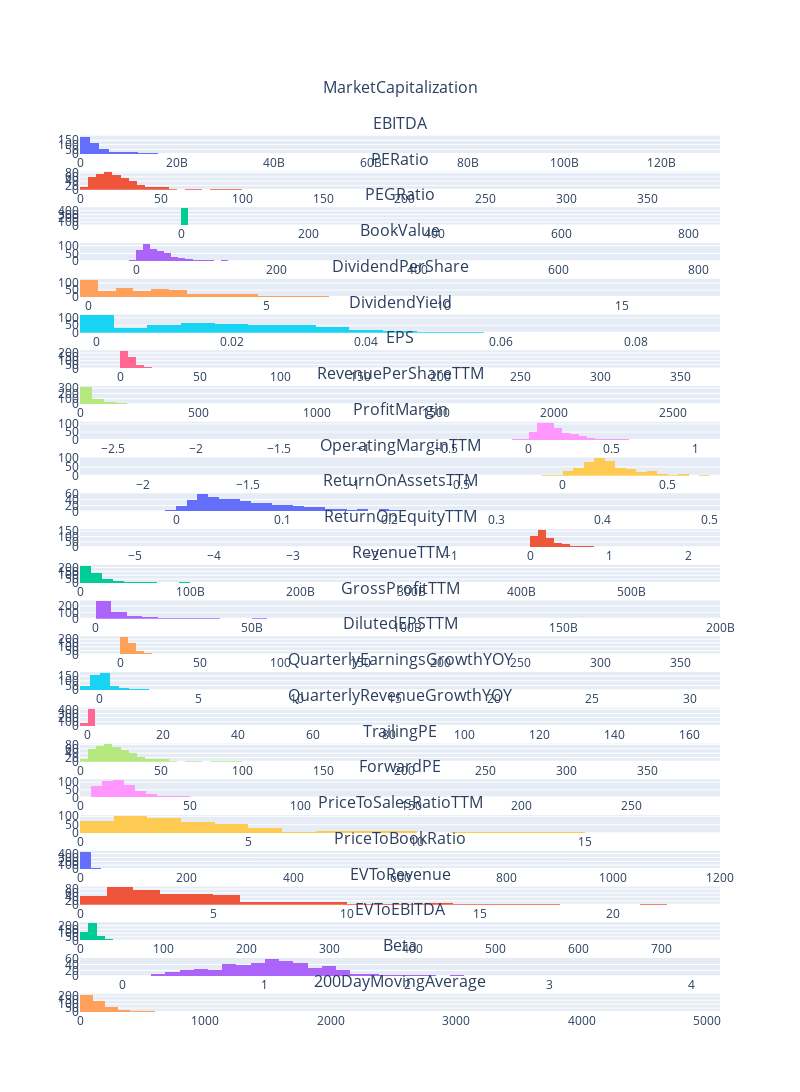

Notebook cell for this chart:
### Markdown cell above
The authors recommend checking distribution types for each input feature, evaluating outliers with plots like box plots, and checking the relationships between features with a scatter plot matrix. I start with a distribution plot, and via the distribution plot we can see that there are outliers worth exploring.

### Code cell
from plotly.subplots import make_subplots
import plotly.graph_objects as go
import math


plt_cols = df.columns.tolist()[1:]
rows = int(math.ceil((len(df.columns.tolist()[1:]))))
fig = make_subplots(rows=rows, 
                    cols=1,
                    subplot_titles=plt_cols)

for i in range(1,len(plt_cols)):    
    current_col = plt_cols[i]    
    fig.add_trace(
        go.Histogram(x=df[current_col]),
        row = i+1, col = 1
    )

fig.update_layout(height=5000, width=800,showlegend=False)
fig.show()

### Figure 1 — Plotly figure (JSON) as saved in the notebook; plotly's stock layout.template omitted (floating-point values rounded to 4 significant figures; data arrays with more than 128 entries replaced by an {"elided": "..."} marker saying what was removed)
{"data": [{"type": "histogram", "x": {"elided": "502 int values"}, "xaxis": "x2", "yaxis": "y2"}, {"type": "histogram", "x": {"elided": "502 float values"}, "xaxis": "x3", "yaxis": "y3"}, {"type": "histogram", "x": {"elided": "502 float values"}, "xaxis": "x4", "yaxis": "y4"}, {"type": "histogram", "x": {"elided": "502 float values"}, "xaxis": "x5", "yaxis": "y5"}, {"type": "histogram", "x": {"elided": "502 float values"}, "xaxis": "x6", "yaxis": "y6"}, {"type": "histogram", "x": {"elided": "502 float values"}, "xaxis": "x7", "yaxis": "y7"}, {"type": "histogram", "x": {"elided": "502 float values"}, "xaxis": "x8", "yaxis": "y8"}, {"type": "histogram", "x": {"elided": "502 float values"}, "xaxis": "x9", "yaxis": "y9"}, {"type": "histogram", "x": {"elided": "502 float values"}, "xaxis": "x10", "yaxis": "y10"}, {"type": "histogram", "x": {"elided": "502 float values"}, "xaxis": "x11", "yaxis": "y11"}, {"type": "histogram", "x": {"elided": "502 float values"}, "xaxis": "x12", "yaxis": "y12"}, {"type": "histogram", "x": {"elided": "502 float values"}, "xaxis": "x13", "yaxis": "y13"}, {"type": "histogram", "x": {"elided": "502 int values"}, "xaxis": "x14", "yaxis": "y14"}, {"type": "histogram", "x": {"elided": "502 int values"}, "xaxis": "x15", "yaxis": "y15"}, {"type": "histogram", "x": {"elided": "502 float values"}, "xaxis": "x16", "yaxis": "y16"}, {"type": "histogram", "x": {"elided": "502 float values"}, "xaxis": "x17", "yaxis": "y17"}, {"type": "histogram", "x": {"elided": "502 float values"}, "xaxis": "x18", "yaxis": "y18"}, {"type": "histogram", "x": {"elided": "502 float values"}, "xaxis": "x19", "yaxis": "y19"}, {"type": "histogram", "x": {"elided": "502 float values"}, "xaxis": "x20", "yaxis": "y20"}, {"type": "histogram", "x": {"elided": "502 float values"}, "xaxis": "x21", "yaxis": "y21"}, {"type": "histogram", "x": {"elided": "502 float values"}, "xaxis": "x22", "yaxis": "y22"}, {"type": "histogram", "x": {"elided": "502 float values"}, "xaxis": "x23", "yaxis": "y23"}, {"type": "histogram", "x": {"elided": "502 float values"}, "xaxis": "x24", "yaxis": "y24"}, {"type": "histogram", "x": {"elided": "502 float values"}, "xaxis": "x25", "yaxis": "y25"}, {"type": "histogram", "x": {"elided": "502 float values"}, "xaxis": "x26", "yaxis": "y26"}], "layout": {"annotations": [{"font": {"size": 16}, "showarrow": false, "text": "MarketCapitalization", "x": 0.5, "xanchor": "center", "xref": "paper", "y": 1.0, "yanchor": "bottom", "yref": "paper"}, {"font": {"size": 16}, "showarrow": false, "text": "EBITDA", "x": 0.5, "xanchor": "center", "xref": "paper", "y": 0.9608, "yanchor": "bottom", "yref": "paper"}, {"font": {"size": 16}, "showarrow": false, "text": "PERatio", "x": 0.5, "xanchor": "center", "xref": "paper", "y": 0.9216, "yanchor": "bottom", "yref": "paper"}, {"font": {"size": 16}, "showarrow": false, "text": "PEGRatio", "x": 0.5, "xanchor": "center", "xref": "paper", "y": 0.8824, "yanchor": "bottom", "yref": "paper"}, {"font": {"size": 16}, "showarrow": false, "text": "BookValue", "x": 0.5, "xanchor": "center", "xref": "paper", "y": 0.8432, "yanchor": "bottom", "yref": "paper"}, {"font": {"size": 16}, "showarrow": false, "text": "DividendPerShare", "x": 0.5, "xanchor": "center", "xref": "paper", "y": 0.804, "yanchor": "bottom", "yref": "paper"}, {"font": {"size": 16}, "showarrow": false, "text": "DividendYield", "x": 0.5, "xanchor": "center", "xref": "paper", "y": 0.7648, "yanchor": "bottom", "yref": "paper"}, {"font": {"size": 16}, "showarrow": false, "text": "EPS", "x": 0.5, "xanchor": "center", "xref": "paper", "y": 0.7256, "yanchor": "bottom", "yref": "paper"}, {"font": {"size": 16}, "showarrow": false, "text": "RevenuePerShareTTM", "x": 0.5, "xanchor": "center", "xref": "paper", "y": 0.6864, "yanchor": "bottom", "yref": "paper"}, {"font": {"size": 16}, "showarrow": false, "text": "ProfitMargin", "x": 0.5, "xanchor": "center", "xref": "paper", "y": 0.6472, "yanchor": "bottom", "yref": "paper"}, {"font": {"size": 16}, "showarrow": false, "text": "OperatingMarginTTM", "x": 0.5, "xanchor": "center", "xref": "paper", "y": 0.608, "yanchor": "bottom", "yref": "paper"}, {"font": {"size": 16}, "showarrow": false, "text": "ReturnOnAssetsTTM", "x": 0.5, "xanchor": "center", "xref": "paper", "y": 0.5688, "yanchor": "bottom", "yref": "paper"}, {"font": {"size": 16}, "showarrow": false, "text": "ReturnOnEquityTTM", "x": 0.5, "xanchor": "center", "xref": "paper", "y": 0.5296, "yanchor": "bottom", "yref": "paper"}, {"font": {"size": 16}, "showarrow": false, "text": "RevenueTTM", "x": 0.5, "xanchor": "center", "xref": "paper", "y": 0.4904, "yanchor": "bottom", "yref": "paper"}, {"font": {"size": 16}, "showarrow": false, "text": "GrossProfitTTM", "x": 0.5, "xanchor": "center", "xref": "paper", "y": 0.4512, "yanchor": "bottom", "yref": "paper"}, {"font": {"size": 16}, "showarrow": false, "text": "DilutedEPSTTM", "x": 0.5, "xanchor": "center", "xref": "paper", "y": 0.412, "yanchor": "bottom", "yref": "paper"}, {"font": {"size": 16}, "showarrow": false, "text": "QuarterlyEarningsGrowthYOY", "x": 0.5, "xanchor": "center", "xref": "paper", "y": 0.3728, "yanchor": "bottom", "yref": "paper"}, {"font": {"size": 16}, "showarrow": false, "text": "QuarterlyRevenueGrowthYOY", "x": 0.5, "xanchor": "center", "xref": "paper", "y": 0.3336, "yanchor": "bottom", "yref": "paper"}, {"font": {"size": 16}, "showarrow": false, "text": "TrailingPE", "x": 0.5, "xanchor": "center", "xref": "paper", "y": 0.2944, "yanchor": "bottom", "yref": "paper"}, {"font": {"size": 16}, "showarrow": false, "text": "ForwardPE", "x": 0.5, "xanchor": "center", "xref": "paper", "y": 0.2552, "yanchor": "bottom", "yref": "paper"}, {"font": {"size": 16}, "showarrow": false, "text": "PriceToSalesRatioTTM", "x": 0.5, "xanchor": "center", "xref": "paper", "y": 0.216, "yanchor": "bottom", "yref": "paper"}, {"font": {"size": 16}, "showarrow": false, "text": "PriceToBookRatio", "x": 0.5, "xanchor": "center", "xref": "paper", "y": 0.1768, "yanchor": "bottom", "yref": "paper"}, {"font": {"size": 16}, "showarrow": false, "text": "EVToRevenue", "x": 0.5, "xanchor": "center", "xref": "paper", "y": 0.1376, "yanchor": "bottom", "yref": "paper"}, {"font": {"size": 16}, "showarrow": false, "text": "EVToEBITDA", "x": 0.5, "xanchor": "center", "xref": "paper", "y": 0.09837, "yanchor": "bottom", "yref": "paper"}, {"font": {"size": 16}, "showarrow": false, "text": "Beta", "x": 0.5, "xanchor": "center", "xref": "paper", "y": 0.05917, "yanchor": "bottom", "yref": "paper"}, {"font": {"size": 16}, "showarrow": false, "text": "200DayMovingAverage", "x": 0.5, "xanchor": "center", "xref": "paper", "y": 0.01997, "yanchor": "bottom", "yref": "paper"}], "height": 5000, "showlegend": false, "width": 800, "xaxis": {"anchor": "y", "domain": [0, 1]}, "xaxis10": {"anchor": "y10", "domain": [0, 1]}, "xaxis11": {"anchor": "y11", "domain": [0, 1]}, "xaxis12": {"anchor": "y12", "domain": [0, 1]}, "xaxis13": {"anchor": "y13", "domain": [0, 1]}, "xaxis14": {"anchor": "y14", "domain": [0, 1]}, "xaxis15": {"anchor": "y15", "domain": [0, 1]}, "xaxis16": {"anchor": "y16", "domain": [0, 1]}, "xaxis17": {"anchor": "y17", "domain": [0, 1]}, "xaxis18": {"anchor": "y18", "domain": [0, 1]}, "xaxis19": {"anchor": "y19", "domain": [0, 1]}, "xaxis2": {"anchor": "y2", "domain": [0, 1]}, "xaxis20": {"anchor": "y20", "domain": [0, 1]}, "xaxis21": {"anchor": "y21", "domain": [0, 1]}, "xaxis22": {"anchor": "y22", "domain": [0, 1]}, "xaxis23": {"anchor": "y23", "domain": [0, 1]}, "xaxis24": {"anchor": "y24", "domain": [0, 1]}, "xaxis25": {"anchor": "y25", "domain": [0, 1]}, "xaxis26": {"anchor": "y26", "domain": [0, 1]}, "xaxis3": {"anchor": "y3", "domain": [0, 1]}, "xaxis4": {"anchor": "y4", "domain": [0, 1]}, "xaxis5": {"anchor": "y5", "domain": [0, 1]}, "xaxis6": {"anchor": "y6", "domain": [0, 1]}, "xaxis7": {"anchor": "y7", "domain": [0, 1]}, "xaxis8": {"anchor": "y8", "domain": [0, 1]}, "xaxis9": {"anchor": "y9", "domain": [0, 1]}, "yaxis": {"anchor": "x", "domain": [0.98, 1]}, "yaxis10": {"anchor": "x10", "domain": [0.6272, 0.6472]}, "yaxis11": {"anchor": "x11", "domain": [0.588, 0.608]}, "yaxis12": {"anchor": "x12", "domain": [0.5488, 0.5688]}, "yaxis13": {"anchor": "x13", "domain": [0.5096, 0.5296]}, "yaxis14": {"anchor": "x14", "domain": [0.4704, 0.4904]}, "yaxis15": {"anchor": "x15", "domain": [0.4312, 0.4512]}, "yaxis16": {"anchor": "x16", "domain": [0.392, 0.412]}, "yaxis17": {"anchor": "x17", "domain": [0.3528, 0.3728]}, "yaxis18": {"anchor": "x18", "domain": [0.3136, 0.3336]}, "yaxis19": {"anchor": "x19", "domain": [0.2744, 0.2944]}, "yaxis2": {"anchor": "x2", "domain": [0.9408, 0.9608]}, "yaxis20": {"anchor": "x20", "domain": [0.2352, 0.2552]}, "yaxis21": {"anchor": "x21", "domain": [0.196, 0.216]}, "yaxis22": {"anchor": "x22", "domain": [0.1568, 0.1768]}, "yaxis23": {"anchor": "x23", "domain": [0.1176, 0.1376]}, "yaxis24": {"anchor": "x24", "domain": [0.0784, 0.09837]}, "yaxis25": {"anchor": "x25", "domain": [0.0392, 0.05917]}, "yaxis26": {"anchor": "x26", "domain": [0, 0.01997]}, "yaxis3": {"anchor": "x3", "domain": [0.9016, 0.9216]}, "yaxis4": {"anchor": "x4", "domain": [0.8624, 0.8824]}, "yaxis5": {"anchor": "x5", "domain": [0.8232, 0.8432]}, "yaxis6": {"anchor": "x6", "domain": [0.784, 0.804]}, "yaxis7": {"anchor": "x7", "domain": [0.7448, 0.7648]}, "yaxis8": {"anchor": "x8", "domain": [0.7056, 0.7256]}, "yaxis9": {"anchor": "x9", "domain": [0.6664, 0.6864]}}}
